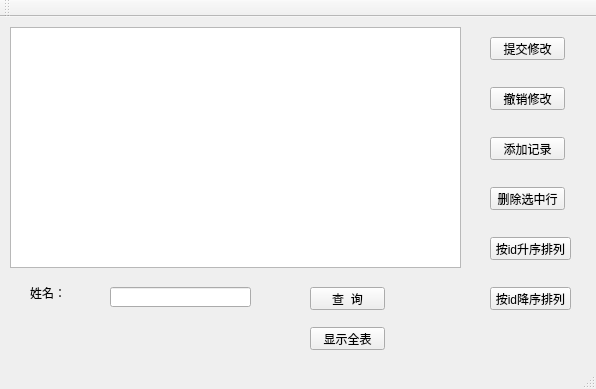
<?xml version="1.0" encoding="UTF-8"?>
<ui version="4.0">
 <class>MainWindow</class>
 <widget class="QMainWindow" name="MainWindow">
  <property name="geometry">
   <rect>
    <x>0</x>
    <y>0</y>
    <width>596</width>
    <height>389</height>
   </rect>
  </property>
  <property name="windowTitle">
   <string>MainWindow</string>
  </property>
  <widget class="QWidget" name="centralWidget">
   <widget class="QTableView" name="tableView">
    <property name="geometry">
     <rect>
      <x>10</x>
      <y>10</y>
      <width>451</width>
      <height>241</height>
     </rect>
    </property>
   </widget>
   <widget class="QPushButton" name="pushButton">
    <property name="geometry">
     <rect>
      <x>490</x>
      <y>20</y>
      <width>75</width>
      <height>23</height>
     </rect>
    </property>
    <property name="text">
     <string>提交修改</string>
    </property>
   </widget>
   <widget class="QPushButton" name="pushButton_2">
    <property name="geometry">
     <rect>
      <x>490</x>
      <y>70</y>
      <width>75</width>
      <height>23</height>
     </rect>
    </property>
    <property name="text">
     <string>撤销修改</string>
    </property>
   </widget>
   <widget class="QPushButton" name="pushButton_3">
    <property name="geometry">
     <rect>
      <x>490</x>
      <y>120</y>
      <width>75</width>
      <height>23</height>
     </rect>
    </property>
    <property name="text">
     <string>添加记录</string>
    </property>
   </widget>
   <widget class="QPushButton" name="pushButton_4">
    <property name="geometry">
     <rect>
      <x>490</x>
      <y>170</y>
      <width>75</width>
      <height>23</height>
     </rect>
    </property>
    <property name="text">
     <string>删除选中行</string>
    </property>
   </widget>
   <widget class="QLabel" name="label">
    <property name="geometry">
     <rect>
      <x>30</x>
      <y>270</y>
      <width>54</width>
      <height>12</height>
     </rect>
    </property>
    <property name="text">
     <string>姓名：</string>
    </property>
   </widget>
   <widget class="QLineEdit" name="lineEdit">
    <property name="geometry">
     <rect>
      <x>110</x>
      <y>270</y>
      <width>141</width>
      <height>20</height>
     </rect>
    </property>
   </widget>
   <widget class="QPushButton" name="pushButton_5">
    <property name="geometry">
     <rect>
      <x>310</x>
      <y>270</y>
      <width>75</width>
      <height>23</height>
     </rect>
    </property>
    <property name="text">
     <string>查  询</string>
    </property>
   </widget>
   <widget class="QPushButton" name="pushButton_6">
    <property name="geometry">
     <rect>
      <x>310</x>
      <y>310</y>
      <width>75</width>
      <height>23</height>
     </rect>
    </property>
    <property name="text">
     <string>显示全表</string>
    </property>
   </widget>
   <widget class="QPushButton" name="pushButton_7">
    <property name="geometry">
     <rect>
      <x>490</x>
      <y>220</y>
      <width>81</width>
      <height>23</height>
     </rect>
    </property>
    <property name="text">
     <string>按id升序排列</string>
    </property>
   </widget>
   <widget class="QPushButton" name="pushButton_8">
    <property name="geometry">
     <rect>
      <x>490</x>
      <y>270</y>
      <width>81</width>
      <height>23</height>
     </rect>
    </property>
    <property name="text">
     <string>按id降序排列</string>
    </property>
   </widget>
  </widget>
  <widget class="QMenuBar" name="menuBar">
   <property name="geometry">
    <rect>
     <x>0</x>
     <y>0</y>
     <width>596</width>
     <height>23</height>
    </rect>
   </property>
  </widget>
  <widget class="QToolBar" name="mainToolBar">
   <attribute name="toolBarArea">
    <enum>TopToolBarArea</enum>
   </attribute>
   <attribute name="toolBarBreak">
    <bool>false</bool>
   </attribute>
  </widget>
  <widget class="QStatusBar" name="statusBar"/>
 </widget>
 <layoutdefault spacing="6" margin="11"/>
 <resources/>
 <connections/>
</ui>
